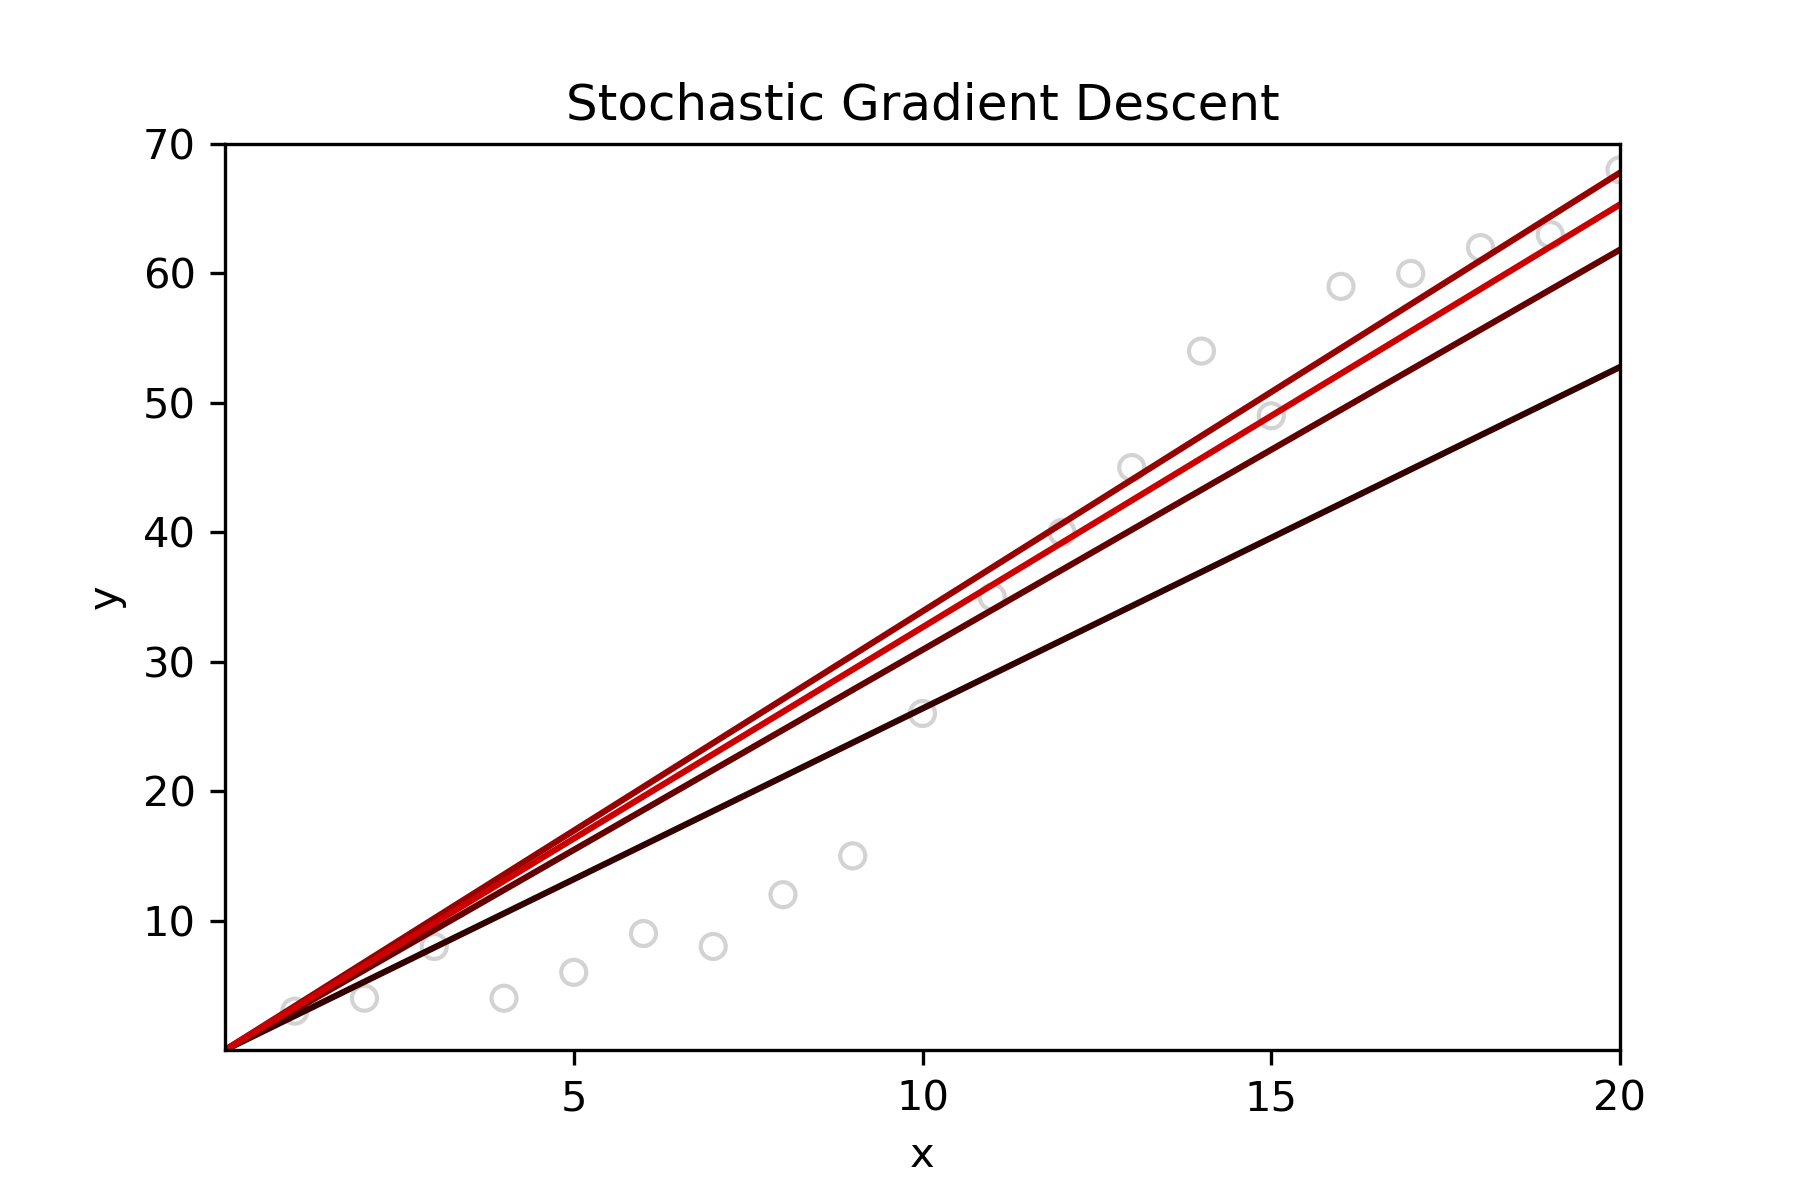

Write the Python code that produced this figure.
# -*- coding: utf-8 -*-
"""
Created on Sun Apr 18 21:57:34 2021

@author: saeli
"""
import numpy as np
import pandas as pd
import matplotlib.pyplot as plt

# builds a regression model with online stochastic gradient descent
# and returns a list of vectors of estimated coefficients for each 
# predictor parameter, ending in the most recently estimated vector,
# which should be used as the model
#
# parameters:
#    X         - columns for predictor variables
#    y         - column for outcome variable
#    alpha     - learning rate ( in [0, 1] )
#    n_itr     - used to fix the number of iterations to run
def sgd(y, X, alpha, n_itr=50):
    # initialize our "guess" for each coefficient theta_j to 1
    # and store these in a single column
    theta = np.ones(shape=(X.shape[1], 1))
    # to keep track of historical values of theta
    thetas = [theta]
    
    m = X.shape[0] # number of data points
    
    # will hold rows that have not yet been used by this epoch of sgd
    epoch = []
    # initialize list of costs 
    costs = []
    
    for i in range(n_itr):
        if len(epoch) == 0:
            epoch = [row for row in range(m)]
            
        curr_row = epoch.pop(np.random.randint(len(epoch)))
        # calculate a predicted y value for the randomly chosen row
        y_hat = (X[curr_row] @ theta)[0]
        difference = y_hat - y[curr_row]
        
        # in sgd, cost is simply the scaled square error for our currently chosen row
        cost = difference**2 / (2 * m)
        costs.append(cost)
        # update each theta_j by the partial derivative of the cost with
        # respect to theta_j, scaled by learning rate
        updates = [(alpha / m) * difference * X[curr_row]]
        theta = theta - updates
        thetas.append(theta)
        
        
    print('Completed in', n_itr, 'iterations.')
    return thetas

# set up our predictor / response columns
df = pd.read_csv('regression.csv')
X = df[['x']]
y = df[['y']]

# set up our plotting environment
plt.xlabel('x')
plt.ylabel('y')
plt.title('Stochastic Gradient Descent')

xt = np.arange(0, df.x.max() + 5, 5)
yt = np.arange(0, df.y.max() + 10, 10)

plt.axis([xt[0], xt[-1], yt[0], yt[-1]])
plt.xticks(xt[1:])
plt.yticks(yt[1:])

# create a scatter plot of the original data
plt.scatter(df.x, df.y, facecolors='none', edgecolors='lightgray')

# define endpoints for regression lines based off of x-axis tick limits
x_prime = [xt[0], xt[-1]]

# plots a current fit using the passed in column of coefficient
# values, theta. Assumes that theta has only one element
def plot_model(theta, color='dimgrey'):
    y_hat = [xp * theta[0] for xp in x_prime]
    plt.plot(x_prime, y_hat, color=color)
    
# for simplicity, we won't add a constant term to X for this 
# gradient descent visualization
X = X.to_numpy()
y = y.to_numpy()

# notice that with a small number of iterations and a relatively large alpha,
# we get some diversity in the final fit due to the stochastic nature of this
# algorithm
for i in range(4):
    plot_model(sgd(y=y, X=X, alpha=0.05, n_itr=10)[-1], color=((i+1)*0.2,0,0))
    
plt.savefig('sgd.png', dpi=300)